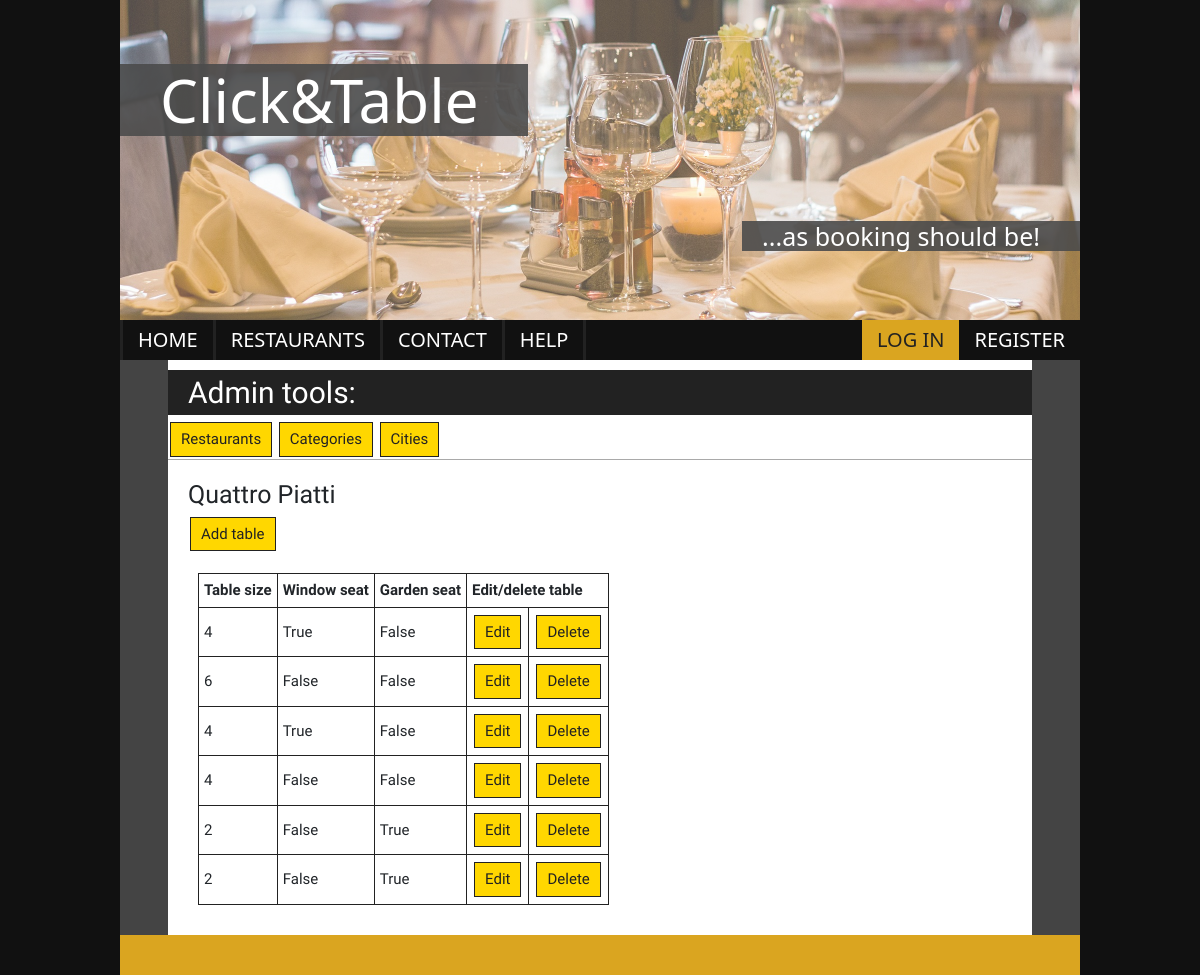
The app's page /restaurant/3/admin_tables/ with its own data.
### click_and_table/models.py (models this page shows, shortened)
class Restaurant(models.Model):
    name = models.CharField(max_length=128)
    description = models.TextField()
    street = models.CharField(max_length=128)
    city = models.ForeignKey(City, on_delete=models.CASCADE)
    category = models.ManyToManyField(Category)

class Table(models.Model):
    restaurant = models.ForeignKey(Restaurant, on_delete=models.CASCADE)
    size = models.SmallIntegerField(null=False)
    window_view = models.BooleanField(default=False)
    outside = models.BooleanField(default=False)

### click_and_table/views.py (the view)
# urls.py: path('restaurant/<int:id>/admin_tables/', AdminTablesView.as_view(), name="admin_tables"),
class AdminTablesView(View):
    def get(self, request, id):
        restaurant = Restaurant.objects.get(pk=id)
        tables = Table.objects.filter(restaurant_id=restaurant.id)
        return render(request, 'admin_tables.html', {'tables': tables, 'restaurant': restaurant})

### templates/admin_tables.html
{% extends 'admin_tools.html' %}
{% block content %}
    <h3>{{ restaurant.name }}</h3>
    <a href="{% url 'table_add' restaurant.id %}">Add table</a>
    <section class="tables-lst-admin">
        <table>
            <tr>
                <th>Table size</th>
                <th>Window seat</th>
                <th>Garden seat</th>
                <th colspan="2">Edit/delete table</th>
            </tr>
            {% for table in tables %}
            <tr>
                <td>{{ table.size }}</td>
                <td>{{ table.window_view }}</td>
                <td>{{ table.outside }}</td>
                <td><a href="{% url 'table_edit' table.pk %}">Edit</a></td>
                <td><a href="{% url 'table_delete' table.id %}">Delete</a></td>
            </tr>
            {% endfor %}
        </table>
    </section>
{% endblock %}

### click_and_table/static/css/style.css (style rules this page uses)
* { margin: 0; padding: 0; box-sizing: border-box; }
html { font-size: 10px; font-family: 'Raleway', 'Arial', sans-serif; background-color: #111; }
body { width: 80vw; max-width: 1280px; margin: 0 auto; }
.admin h3 { font-size: 2.5rem; line-height: 3rem; font-family: 'Raleway', 'Arial', sans-serif; }
.admin a { display: inline-block; background-color: gold; border: #222 solid 1px; margin: 2px; padding: 5px 10px; text-decoration: none; color: #222222; font-size: 1.5rem; font-family: 'Raleway', 'Arial', sans-serif; }
.admin table { margin: 20px 10px; font-family: 'Raleway', 'Arial', sans-serif; border: #222 solid 1px; }
.admin th { border: #222 solid 1px; font-size: 1.5rem; padding: 5px; width: auto; }
.admin td { border: #222 solid 1px; font-size: 1.5rem; padding: 5px; width: auto; }
.my-account th, td { border: #222 solid 1px; font-size: 1.5rem; padding: 5px; width: auto; }

### records on screen
Restaurant: name "Quattro Piatti"
Table: size "4", window_view "True", outside "False"
Table: size "6", window_view "False", outside "False"
Table: size "4", window_view "True", outside "False"
Table: size "4", window_view "False", outside "False"
Table: size "2", window_view "False", outside "True"
Table: size "2", window_view "False", outside "True"
